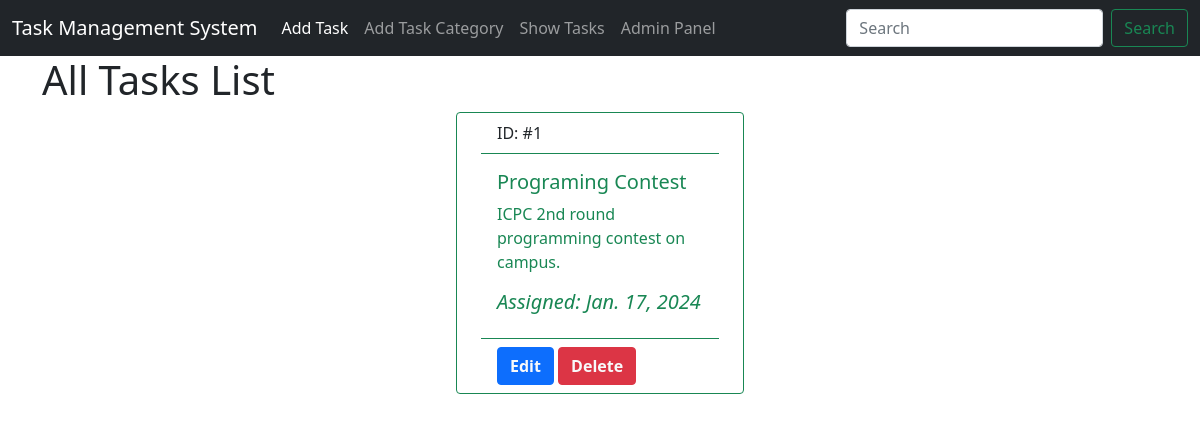
The app's page /, older data.
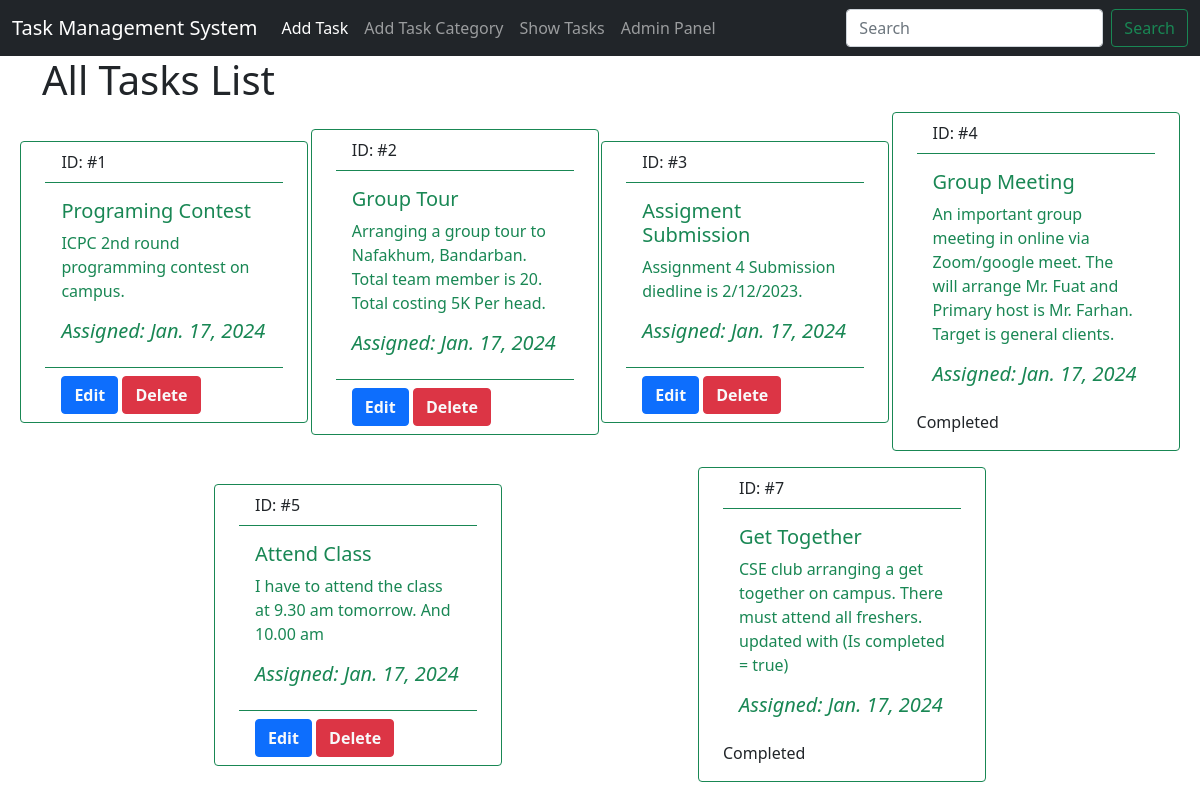
The same page, newer data.
### mytasks/models.py (models this page shows, shortened)
class TaskModel(models.Model):
    taskTitle = models.CharField(max_length=255)
    taskDescription = models.TextField()
    is_completed = models.BooleanField(default=False)
    taskAssignDate = models.DateField(auto_now_add=True)
    categories = models.ManyToManyField(CategoryModel)

### todo_task/views.py (the view)
# urls.py: 2. Add a URL to urlpatterns:  path('', views.home, name='home')
def home(request):
    tasks = TaskModel.objects.all()
    return render(request, 'home.html', {'tasks': tasks})

### templates/home.html
{% extends 'base.html' %}
{% block content %}
<h1>All Tasks List</h1>
<div class="d-flex justify-content-evenly align-items-center row gx-5">
    {% for task in tasks %}
    <div class="card border-success mb-3"
        style="max-width: 18rem;">
        <div class="card-header bg-transparent border-success">ID: #{{ task.id }}</div>
        <div class="card-body text-success">
            <h5 class="card-title">{{ task.taskTitle }}</h5>
            <p class="card-text">{{ task.taskDescription }}</p>
            <h5 class="fst-italic">Assigned: {{ task.taskAssignDate }}</h5>
        </div>
        {% if not task.is_completed%}
        <div class="card-footer bg-transparent border-success">
            <a class="btn btn-primary fw-bold text-light"
                href="{% url 'edit_post' task.id %}">Edit</a>
            <a class="btn btn-danger fw-bold text-light"
                href="{% url 'delete_post' task.id %}">Delete</a>
        </div>
        {% else %}
        <p>Completed</p>
        {% endif %}
    </div>
    {% endfor %}
</div>
{% endblock %}

### templates/base.html (shortened to what this page needs)
<!doctype html>
<html lang="en">
<head>
    <link href="https://cdn.jsdelivr.net/npm/bootstrap@5.0.2/dist/css/bootstrap.min.css"
        rel="stylesheet"
>
</head>
<body>
    <nav class="navbar navbar-expand-lg navbar-dark bg-dark">
        <div class="container-fluid">
            <a class="navbar-brand"
                href="{%url 'homepage'%}">Task Management System</a>
            <div class="collapse navbar-collapse"
                id="navbarSupportedContent">
                <ul class="navbar-nav me-auto mb-2 mb-lg-0">
                    <li class="nav-item">
                        <a class="nav-link active"
                            aria-current="page"
                            href="{%url 'add_task'%}">Add Task</a>
                    </li>
                    <li class="nav-item">
                        <a class="nav-link"
                            href="{%url 'add_category'%}">Add Task Category</a>
                    </li>
                    <li class="nav-item">
                        <a class="nav-link"
                            href="{%url 'homepage'%}">Show Tasks</a>
                    </li>
                    <li class="nav-item">
                        <a class="nav-link"
                            href="/admin/">Admin Panel</a>
                    </li>
                </ul>
                <form class="d-flex">
                    <input class="form-control me-2"
                        type="search"
                        placeholder="Search"
                        aria-label="Search">
                    <button class="btn btn-outline-success"
                        type="submit">Search</button>
                </form>
            </div>
        </div>
    </nav>
    <div class="container">
        {% block content %}
        {% endblock %}
    </div>
</body>
</html>

Row changes from the older to the newer data that the page shows:
added TaskModel: id "2", taskTitle "Group Tour", taskDescription "Arranging a group tour to Nafakhum, Bandarban. Total team member is 20. Total costing 5K Per head.", taskAssignDate "Jan. 17, 2024", is_completed "Edit"
added TaskModel: id "3", taskTitle "Assigment Submission", taskDescription "Assignment 4 Submission diedline is 2/12/2023.", taskAssignDate "Jan. 17, 2024", is_completed "Edit"
added TaskModel: id "4", taskTitle "Group Meeting", taskDescription "An important group meeting in online via Zoom/google meet. The will arrange Mr. Fuat and Primary host is Mr. Farhan. Target is general clients.", taskAssignDate "Jan. 17, 2024", is_completed "Completed"
added TaskModel: id "5", taskTitle "Attend Class", taskDescription "I have to attend the class at 9.30 am tomorrow. And 10.00 am", taskAssignDate "Jan. 17, 2024", is_completed "Edit"
added TaskModel: id "7", taskTitle "Get Together", taskDescription "CSE club arranging a get together on campus. There must attend all freshers. updated with (Is completed = true)", taskAssignDate "Jan. 17, 2024", is_completed "Completed"
